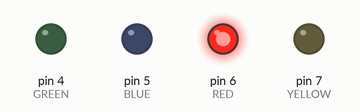
Recording of a sketch running on a simulated Arduino Uno, built with avr-gcc and run on an emulated ATmega328P. Parts: output pins drawn as LEDs (lit = HIGH).

Above: at 0.1 s.
At 10.1 s:
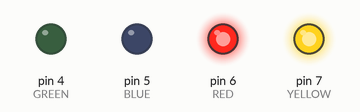
At 30.1 s:
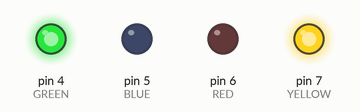
At 40.1 s:
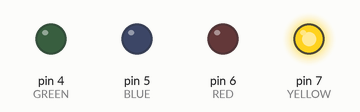
Timing chart, 0 to 41.6 s (numbered marks = the images above):
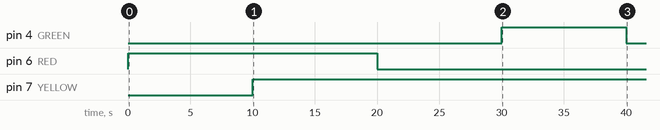

Measured:
- by itself, pin 4 (GREEN): LOW → HIGH at 30.0 s, → LOW 10.0 s later
- by itself, pin 6 (RED): HIGH → LOW at 20.0 s
- by itself, pin 7 (YELLOW): LOW → HIGH at 10.0 s

The sketch:

pump_main.ino
```cpp
#define GREEN 4
#define BLUE 5
#define YELLOW 7
#define RED 6

#define CLOSED LOW
#define OPEN HIGH
#define PRESSURE_DELAY 10
#define FLUSH_TIME 10
#define REGULAR_OPERATION_TIME 270 //2:30

void setup() {
	Serial.begin(9600);

	//initialize startup pin numbers and modes
	pinMode(RED, OUTPUT);
	pinMode(YELLOW, OUTPUT);
	pinMode(GREEN, OUTPUT);
	pinMode(BLUE, OUTPUT);

	//initialize startup signal states
	digitalWrite(RED, OPEN);
	digitalWrite(YELLOW, CLOSED);
	digitalWrite(GREEN, CLOSED);
	digitalWrite(BLUE, CLOSED);

	wait(FLUSH_TIME);
}

void loop() {
	digitalWrite(YELLOW, OPEN);
	wait(PRESSURE_DELAY);

	digitalWrite(RED, CLOSED);
	wait(PRESSURE_DELAY);

	digitalWrite(GREEN, OPEN);
	wait(FLUSH_TIME);

	digitalWrite(GREEN, CLOSED);
	wait(REGULAR_OPERATION_TIME);

	digitalWrite(RED, OPEN);
	wait(PRESSURE_DELAY);

	digitalWrite(YELLOW, CLOSED);
	wait(PRESSURE_DELAY);

	digitalWrite(BLUE, OPEN);
	wait(FLUSH_TIME);

	digitalWrite(BLUE, CLOSED);
	wait(REGULAR_OPERATION_TIME);
}

/* Waits the specified amount of seconds. Since an arduino seems
 * to have problems with counting to 5 minutes worth of milliseconds,
 * this loop keeps track of the seconds, and lets the arduino count
 * off the milliseconds
 */
void wait(int secondsToWait){
	// in the last iteration of the pump, a for loop seemed to have a few problems with
	// going above 2 minutes. I'm using a while loop here and seeing if it works

	int secondsElapsed = 0;
	while(secondsElapsed < secondsToWait) {
		delay(1000);
		secondsElapsed++;
	}

	return; //done waiting
}
```
